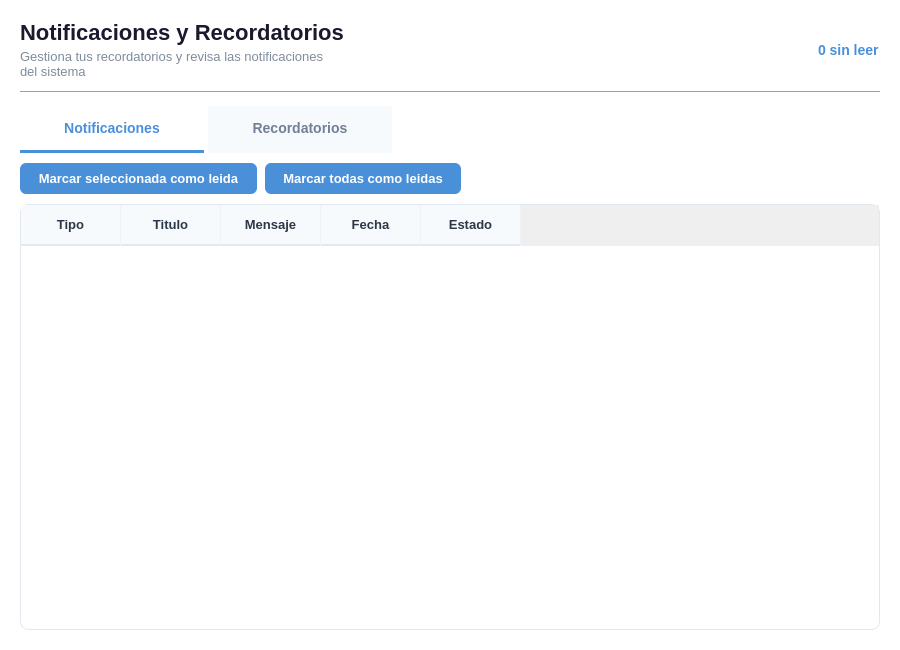
<?xml version="1.0" encoding="UTF-8"?>
<ui version="4.0">
 <class>NotificacionesWidget</class>
 <widget class="QWidget" name="NotificacionesWidget">
  <property name="geometry">
   <rect>
    <x>0</x>
    <y>0</y>
    <width>900</width>
    <height>650</height>
   </rect>
  </property>
  <property name="styleSheet">
   <string notr="true">
QWidget#NotificacionesWidget {
    background-color: transparent;
}
QLabel#pageTitle {
    font-size: 22px;
    font-weight: bold;
    color: #1a1a2e;
}
QLabel#pageSubtitle {
    font-size: 13px;
    color: #7f8c9b;
}
QLabel#labelContadorNoLeidas {
    font-size: 14px;
    font-weight: 600;
    color: #4a90d9;
}
QTabWidget::pane {
    border: none;
    background-color: transparent;
}
QTabBar::tab {
    background-color: #f7fafc;
    color: #718096;
    font-size: 14px;
    font-weight: 600;
    padding: 12px 32px;
    border: none;
    border-bottom: 3px solid transparent;
    margin-right: 4px;
    min-width: 120px;
    min-height: 20px;
}
QTabBar::tab:selected {
    color: #4a90d9;
    border-bottom: 3px solid #4a90d9;
    background-color: transparent;
}
QTabBar::tab:hover:!selected {
    color: #2d3748;
    background-color: #edf2f7;
}
QPushButton#btnMarcarLeida,
QPushButton#btnMarcarTodasLeidas,
QPushButton#btnNuevoRecordatorio {
    background-color: #4a90d9;
    color: #ffffff;
    border: none;
    border-radius: 6px;
    padding: 8px 18px;
    font-size: 13px;
    font-weight: 600;
    min-width: 130px;
}
QPushButton#btnMarcarLeida:hover,
QPushButton#btnMarcarTodasLeidas:hover,
QPushButton#btnNuevoRecordatorio:hover {
    background-color: #357abd;
}
QPushButton#btnEditarRecordatorio,
QPushButton#btnCompletarRecordatorio {
    background-color: #48bb78;
    color: #ffffff;
    border: none;
    border-radius: 6px;
    padding: 8px 18px;
    font-size: 13px;
    font-weight: 600;
    min-width: 80px;
}
QPushButton#btnEditarRecordatorio:hover,
QPushButton#btnCompletarRecordatorio:hover {
    background-color: #38a169;
}
QPushButton#btnEliminarRecordatorio {
    background-color: #fc8181;
    color: #ffffff;
    border: none;
    border-radius: 6px;
    padding: 8px 18px;
    font-size: 13px;
    font-weight: 600;
    min-width: 80px;
}
QPushButton#btnEliminarRecordatorio:hover {
    background-color: #e53e3e;
}
QTableWidget {
    background-color: white;
    border: 1px solid #e2e8f0;
    border-radius: 8px;
    gridline-color: #f0f2f5;
    font-size: 13px;
}
QHeaderView::section {
    background-color: #f7fafc;
    color: #2d3748;
    font-weight: bold;
    font-size: 13px;
    padding: 10px 8px;
    border: none;
    border-bottom: 2px solid #e2e8f0;
    border-right: 1px solid #f0f2f5;
}
QTableWidget::item {
    padding: 10px 8px;
    color: #2d3748;
    border-bottom: 1px solid #f0f2f5;
}
QTableWidget::item:selected {
    background-color: #ebf8ff;
    color: #2c5282;
}
QTableWidget::item:hover {
    background-color: #f7fafc;
}
   </string>
  </property>
  <layout class="QVBoxLayout" name="mainLayout">
   <property name="leftMargin">
    <number>20</number>
   </property>
   <property name="topMargin">
    <number>20</number>
   </property>
   <property name="rightMargin">
    <number>20</number>
   </property>
   <property name="bottomMargin">
    <number>20</number>
   </property>
   <property name="spacing">
    <number>12</number>
   </property>
   <item>
    <layout class="QHBoxLayout" name="headerLayout">
     <property name="spacing">
      <number>16</number>
     </property>
     <item>
      <layout class="QVBoxLayout" name="headerTitleLayout">
       <property name="spacing">
        <number>4</number>
       </property>
       <item>
        <widget class="QLabel" name="pageTitle">
         <property name="text">
          <string>Notificaciones y Recordatorios</string>
         </property>
        </widget>
       </item>
       <item>
        <widget class="QLabel" name="pageSubtitle">
         <property name="text">
          <string>Gestiona tus recordatorios y revisa las notificaciones del sistema</string>
         </property>
         <property name="wordWrap">
          <bool>true</bool>
         </property>
        </widget>
       </item>
      </layout>
     </item>
     <item>
      <spacer name="headerSpacer">
       <property name="orientation">
        <enum>Qt::Horizontal</enum>
       </property>
       <property name="sizeHint" stdset="0">
        <size>
         <width>40</width>
         <height>20</height>
        </size>
       </property>
      </spacer>
     </item>
     <item>
      <widget class="QLabel" name="labelContadorNoLeidas">
       <property name="text">
        <string>0 sin leer</string>
       </property>
      </widget>
     </item>
    </layout>
   </item>
   <item>
    <widget class="QFrame" name="separatorLine">
     <property name="frameShape">
      <enum>QFrame::HLine</enum>
     </property>
     <property name="frameShadow">
      <enum>QFrame::Sunken</enum>
     </property>
     <property name="styleSheet">
      <string notr="true">color: #e2e8f0;</string>
     </property>
    </widget>
   </item>
   <item>
    <widget class="QTabWidget" name="tabWidget">
     <property name="currentIndex">
      <number>0</number>
     </property>
     <widget class="QWidget" name="tabNotificaciones">
      <attribute name="title">
       <string>  Notificaciones  </string>
      </attribute>
      <layout class="QVBoxLayout" name="layoutTabNotif">
       <property name="leftMargin">
        <number>0</number>
       </property>
       <property name="topMargin">
        <number>10</number>
       </property>
       <property name="rightMargin">
        <number>0</number>
       </property>
       <property name="bottomMargin">
        <number>0</number>
       </property>
       <property name="spacing">
        <number>10</number>
       </property>
       <item>
        <layout class="QHBoxLayout" name="toolbarNotif">
         <property name="spacing">
          <number>8</number>
         </property>
         <item>
          <widget class="QPushButton" name="btnMarcarLeida">
           <property name="text">
            <string>Marcar seleccionada como leida</string>
           </property>
           <property name="cursor">
            <cursorShape>PointingHandCursor</cursorShape>
           </property>
          </widget>
         </item>
         <item>
          <widget class="QPushButton" name="btnMarcarTodasLeidas">
           <property name="text">
            <string>Marcar todas como leidas</string>
           </property>
           <property name="cursor">
            <cursorShape>PointingHandCursor</cursorShape>
           </property>
          </widget>
         </item>
         <item>
          <spacer name="spacerToolbarNotif">
           <property name="orientation">
            <enum>Qt::Horizontal</enum>
           </property>
           <property name="sizeHint" stdset="0">
            <size>
             <width>40</width>
             <height>20</height>
            </size>
           </property>
          </spacer>
         </item>
        </layout>
       </item>
       <item>
        <widget class="QTableWidget" name="tablaNotificaciones">
         <property name="selectionBehavior">
          <enum>QAbstractItemView::SelectRows</enum>
         </property>
         <property name="editTriggers">
          <set>QAbstractItemView::NoEditTriggers</set>
         </property>
         <property name="alternatingRowColors">
          <bool>true</bool>
         </property>
         <property name="showGrid">
          <bool>true</bool>
         </property>
         <column>
          <property name="text">
           <string>Tipo</string>
          </property>
         </column>
         <column>
          <property name="text">
           <string>Titulo</string>
          </property>
         </column>
         <column>
          <property name="text">
           <string>Mensaje</string>
          </property>
         </column>
         <column>
          <property name="text">
           <string>Fecha</string>
          </property>
         </column>
         <column>
          <property name="text">
           <string>Estado</string>
          </property>
         </column>
        </widget>
       </item>
      </layout>
     </widget>
     <widget class="QWidget" name="tabRecordatorios">
      <attribute name="title">
       <string>  Recordatorios  </string>
      </attribute>
      <layout class="QVBoxLayout" name="layoutTabRecord">
       <property name="leftMargin">
        <number>0</number>
       </property>
       <property name="topMargin">
        <number>10</number>
       </property>
       <property name="rightMargin">
        <number>0</number>
       </property>
       <property name="bottomMargin">
        <number>0</number>
       </property>
       <property name="spacing">
        <number>10</number>
       </property>
       <item>
        <layout class="QHBoxLayout" name="toolbarRecord">
         <property name="spacing">
          <number>8</number>
         </property>
         <item>
          <widget class="QPushButton" name="btnNuevoRecordatorio">
           <property name="text">
            <string>Nuevo Recordatorio</string>
           </property>
           <property name="cursor">
            <cursorShape>PointingHandCursor</cursorShape>
           </property>
          </widget>
         </item>
         <item>
          <widget class="QPushButton" name="btnEditarRecordatorio">
           <property name="text">
            <string>Editar</string>
           </property>
           <property name="cursor">
            <cursorShape>PointingHandCursor</cursorShape>
           </property>
          </widget>
         </item>
         <item>
          <widget class="QPushButton" name="btnCompletarRecordatorio">
           <property name="text">
            <string>Marcar Completado</string>
           </property>
           <property name="cursor">
            <cursorShape>PointingHandCursor</cursorShape>
           </property>
          </widget>
         </item>
         <item>
          <widget class="QPushButton" name="btnEliminarRecordatorio">
           <property name="text">
            <string>Eliminar</string>
           </property>
           <property name="cursor">
            <cursorShape>PointingHandCursor</cursorShape>
           </property>
          </widget>
         </item>
         <item>
          <spacer name="spacerToolbarRecord">
           <property name="orientation">
            <enum>Qt::Horizontal</enum>
           </property>
           <property name="sizeHint" stdset="0">
            <size>
             <width>40</width>
             <height>20</height>
            </size>
           </property>
          </spacer>
         </item>
        </layout>
       </item>
       <item>
        <widget class="QTableWidget" name="tablaRecordatorios">
         <property name="selectionBehavior">
          <enum>QAbstractItemView::SelectRows</enum>
         </property>
         <property name="editTriggers">
          <set>QAbstractItemView::NoEditTriggers</set>
         </property>
         <property name="alternatingRowColors">
          <bool>true</bool>
         </property>
         <property name="showGrid">
          <bool>true</bool>
         </property>
         <column>
          <property name="text">
           <string>Titulo</string>
          </property>
         </column>
         <column>
          <property name="text">
           <string>Fecha</string>
          </property>
         </column>
         <column>
          <property name="text">
           <string>Recurrencia</string>
          </property>
         </column>
         <column>
          <property name="text">
           <string>Vinculado a</string>
          </property>
         </column>
         <column>
          <property name="text">
           <string>Estado</string>
          </property>
         </column>
        </widget>
       </item>
      </layout>
     </widget>
    </widget>
   </item>
  </layout>
 </widget>
 <resources/>
 <connections/>
</ui>
